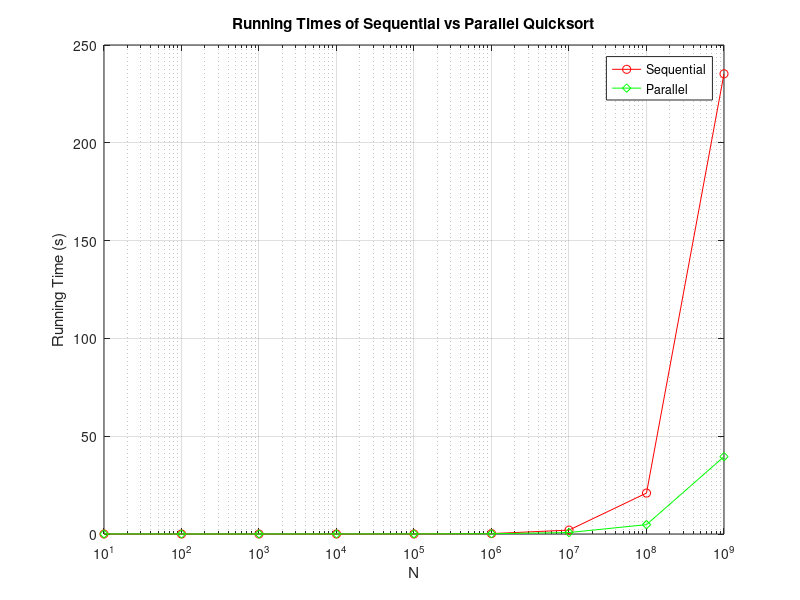

Reproduce this figure in MATLAB.
times_seq = dlmread('running-times/seq-times.txt');
times_par = dlmread('running-times/par-times.txt');

m = 9;

n = logspace(1,m,m);

semilogx(n, times_seq(1:m), 'r-o', n, times_par(1:m), 'g-d');

grid;
xlabel('N');
ylabel('Running Time (s)');
title('Running Times of Sequential vs Parallel Quicksort');
legend('Sequential', 'Parallel');

hold on;
